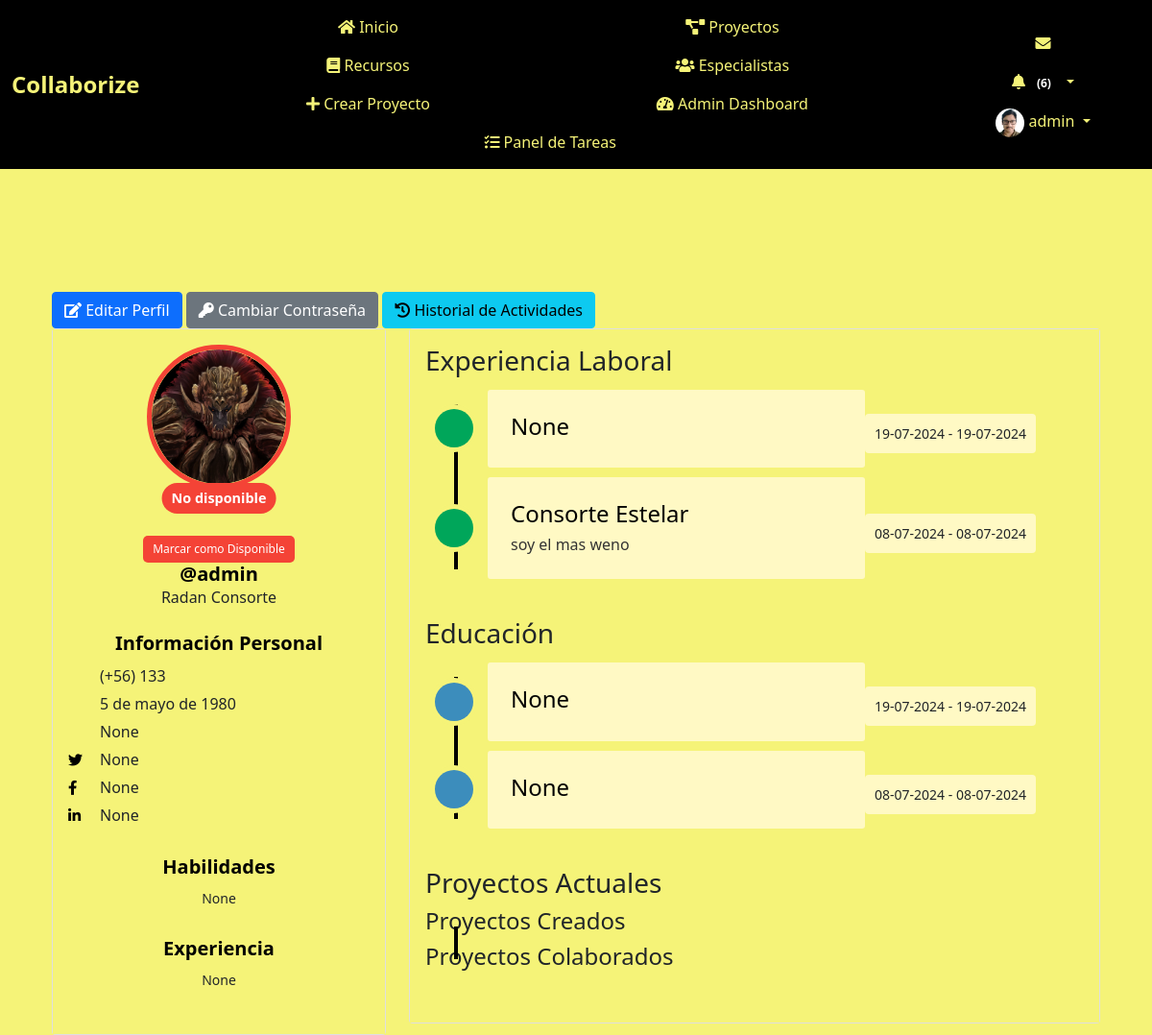
Page /perfil/13/ (signed in) on the committed database.
### myapp/models.py (models this page shows, shortened)
class Perfil(models.Model):
    user = models.OneToOneField(User, on_delete=models.CASCADE)
    nombre = models.CharField(max_length=30, blank=True, null=True)
    apellido = models.CharField(max_length=30, blank=True, null=True)
    telefono = models.CharField(max_length=15, blank=True, null=True)
    fecha_nacimiento = models.DateField(null=True, blank=True)
    avatar = models.ImageField(upload_to='avatars/', null=True, blank=True)
    website = models.URLField(max_length=200, blank=True, null=True)
    twitter = models.URLField(max_length=200, blank=True, null=True)
    facebook = models.URLField(max_length=200, blank=True, null=True)
    linkedin = models.URLField(max_length=200, blank=True, null=True)
    habilidades = models.TextField(blank=True, null=True)
    experiencia = models.TextField(blank=True, null=True)
    especialidad = models.CharField(max_length=200,blank=True, null=True)
    ubicacion = models.CharField(max_length=200,blank=True, null=True)
    disponibilidad = models.BooleanField(blank=True, null=True)

class ExperienciaLaboral(models.Model):
    perfil = models.ForeignKey(Perfil, related_name='experiencias', on_delete=models.CASCADE)
    titulo = models.CharField(max_length=100, blank=True, null=True)
    descripcion = models.TextField(blank=True, null=True)
    fecha_inicio = models.DateField(default=timezone.now)
    fecha_fin = models.DateField(blank=True, null=True)

class Educacion(models.Model):
    perfil = models.ForeignKey(Perfil, related_name='educaciones', on_delete=models.CASCADE)
    titulo = models.CharField(max_length=100, blank=True, null=True)
    institucion = models.CharField(max_length=100, blank=True, null=True)
    fecha_inicio = models.DateField(default=timezone.now)
    fecha_fin = models.DateField(blank=True, null=True)

### myapp/views.py (the view)
# urls.py: path('perfil/<int:user_id>/', views.ver_perfil, name='ver_perfil'),
@login_required
def ver_perfil(request, user_id):
    user = get_object_or_404(User, id=user_id)
    perfil = user.perfil
    if request.method == 'POST':
        if 'toggle_disponibilidad' in request.POST:
            perfil.disponibilidad = not perfil.disponibilidad
            perfil.save()
        return redirect('ver_perfil', user_id=user_id)
    experiencias = ExperienciaLaboral.objects.filter(perfil=perfil).order_by('-fecha_inicio')
    educaciones = Educacion.objects.filter(perfil=perfil).order_by('-fecha_inicio')
    proyectos_creados = Proyecto.objects.filter(creador=user)
    proyectos_colaborados = Proyecto.objects.filter(colaboradores=user)
    return render(request, 'myapp/ver_perfil.html', {
        'perfil': perfil,
        'experiencias': experiencias,
        'educaciones': educaciones,
        'proyectos_creados': proyectos_creados,
        'proyectos_colaborados': proyectos_colaborados,
    })

### myapp/templates/myapp/ver_perfil.html (shortened to what this page needs)
{% extends 'myapp/base.html' %}
{% load static %}
{% load custom_filters %}
{% block extra_css %}
<link rel="stylesheet" href="{% static 'css/ver_perfil.css' %}">
<link href="https://cdnjs.cloudflare.com/ajax/libs/font-awesome/5.11.2/css/all.min.css" rel="stylesheet">
<link href="https://cdn.jsdelivr.net/npm/@icon/entypo@1.0.3/entypo.css" rel="stylesheet">
{% endblock %}
{% block content %}
<div class="container bootstrap snippet mt-5">
    <div class="row">
        <div class="col-md-12">
            <div class="btn-group-custom">
                <a href="{% url 'editar_perfil' %}" class="btn btn-primary btn-custom">
                    <i class="fa fa-edit"></i> Editar Perfil
                </a>
                <a href="{% url 'cambiar_password' %}" class="btn btn-secondary btn-custom">
                    <i class="fa fa-key"></i> Cambiar Contraseña
                </a>
                <a href="{% url 'historial_actividades' %}" class="btn btn-info btn-custom">
                    <i class="fa fa-history"></i> Historial de Actividades
                </a>
            </div>
        </div>
    </div>
    <div class="row">
        <div class="col-md-4">
            <div class="left-profile-card card">
                <div class="card-body">
                    <div class="user-profile {% if perfil.disponibilidad %}available{% else %}not-available{% endif %}">
                        {% if perfil.avatar %}
                            <img src="{{ perfil.avatar.url }}" alt="Avatar">
                        {% else %}
                            <img src="{% static 'images/default-avatar.png' %}" alt="Avatar">
                        {% endif %}
                    </div>
                    <div class="availability-status {% if not perfil.disponibilidad %}not-available{% endif %}">
                        {{ perfil.disponibilidad|yesno:"Disponible,No disponible" }}
                    </div>
                    <div class="availability-form">
                        <form method="post" action="">
                            <br>
                            <button type="submit" name="toggle_disponibilidad" class="btn-availability {% if perfil.disponibilidad %}available{% else %}not-available{% endif %}">
                                {% if perfil.disponibilidad %}
                                    Marcar como No Disponible
                                {% else %}
                                    Marcar como Disponible
                                {% endif %}
                            </button>
                        </form>
                    </div>
                    <h3>@{{ user.username }}</h3>
                    <p>{{ perfil.nombre }} {{ perfil.apellido }}</p>
                    <div class="personal-info mt-4">
                        <h3>Información Personal</h3>
                        <ul class="personal-list">
                            <li>(+56) {{ perfil.telefono }}</li>
                            <li>{{ perfil.fecha_nacimiento }}</li>
                            <li>{{ perfil.website }}</li>
                            <li><i class="fab fa-twitter"></i> {{ perfil.twitter }}</li>
                            <li><i class="fab fa-facebook-f"></i> {{ perfil.facebook }}</li>
                            <li><i class="fab fa-linkedin-in"></i> {{ perfil.linkedin }}</li>
                        </ul>
                    </div>
                    <div class="personal-info mt-4">
                        <h3>Habilidades</h3>
                        <p>{{ perfil.habilidades }}</p>
                    </div>
                    <div class="personal-info mt-4">
                        <h3>Experiencia</h3>
                        <p>{{ perfil.experiencia }}</p>
                    </div>
                </div>
            </div>
        </div>
        <div class="col-md-8">
            <div class="right-profile-card card">
                <div class="card-body">
                    <h3>Experiencia Laboral</h3>
                    <div class="timeline-centered">
                        {% for experiencia in experiencias %}
                            <article class="timeline-entry">
                                <div class="timeline-entry-inner">
                                    <div class="timeline-icon bg-success">
                                    </div>
                                    <div class="timeline-label">
                                        <h2>{{ experiencia.titulo }}</h2>
                                        <p>{{ experiencia.descripcion }}</p>
                                    </div>
                                    <time class="timeline-time" datetime="{{ experiencia.fecha_inicio }}">{{ experiencia.fecha_inicio|date:"d-m-Y" }} -
                                        {% if experiencia.fecha_fin %}
                                            {{ experiencia.fecha_fin|date:"d-m-Y" }}
                                        {% else %}
                                            Actualmente
                                        {% endif %}
                                    </time>
                                </div>
                            </article>
                        {% endfor %}
                    </div>
                    <h3>Educación</h3>
                    <div class="timeline-centered">
                        {% for educacion in educaciones %}
                            <article class="timeline-entry">
                                <div class="timeline-entry-inner">
                                    <div class="timeline-icon bg-info">
                                    </div>
                                    <div class="timeline-label">
                                        <h2>{{ educacion.institucion }}</h2>
                                    </div>
                                    <time class="timeline-time" datetime="{{ educacion.fecha_inicio }}">{{ educacion.fecha_inicio|date:"d-m-Y" }} -
                                        {% if educacion.fecha_fin %}
                                            {{ educacion.fecha_fin|date:"d-m-Y" }}
                                        {% else %}
                                            Actualmente
                                        {% endif %}
                                    </time>
                                </div>
                            </article>
                        {% endfor %}
                    </div>
                    <h3>Proyectos Actuales</h3>
                    <div class="timeline-centered">
                        <h4>Proyectos Creados</h4>
                        <h4>Proyectos Colaborados</h4>
                    </div>
                </div>
            </div>
        </div>
    </div>
</div>
{% endblock %}

### myapp/templates/myapp/base.html (shortened to what this page needs)
<!DOCTYPE html>
<html lang="es">
<head>
    {% load static %}
    <link rel="stylesheet" href="https://cdn.jsdelivr.net/npm/bootstrap@5.1.3/dist/css/bootstrap.min.css">
    <link rel="stylesheet" href="https://cdnjs.cloudflare.com/ajax/libs/font-awesome/5.15.4/css/all.min.css">
    <link rel="stylesheet" href="https://cdn.jsdelivr.net/npm/@icon/entypo@1.0.3/entypo.css">
    <link rel="stylesheet" href="https://cdnjs.cloudflare.com/ajax/libs/bootstrap-datepicker/1.9.0/css/bootstrap-datepicker.min.css">
    <link rel="stylesheet" href="{% static 'css/style.css' %}">
    <link rel="stylesheet" href="{% static 'css/ver_perfil.css' %}">
    <link rel="stylesheet" href="{% static 'css/register.css' %}">
    {% block extra_css %}{% endblock %}
</head>
<body>
    {% if user.is_authenticated %}
    <header>
        <nav class="navbar navbar-expand-lg fixed-top custom-navbar">
            <div class="container-fluid d-flex justify-content-between align-items-center">
                <a class="navbar-brand" href="{% url 'index' %}">
                    <span style="font-weight: bold; color: #f5f378; font-size: 1.5rem;">Collaborize</span>
                </a>
                <div class="collapse navbar-collapse justify-content-between" id="navbarNav">
                    <ul class="navbar-nav mx-auto">
                        <li class="nav-item"><a class="nav-link" href="{% url 'index' %}"><i class="fas fa-home"></i> Inicio</a></li>
                        <li class="nav-item"><a class="nav-link" href="{% url 'proyecto_lista' %}"><i class="fas fa-project-diagram"></i> Proyectos</a></li>
                        <li class="nav-item"><a class="nav-link" href="{% url 'listar_recursos' %}"><i class="fas fa-book"></i> Recursos</a></li>
                        <li class="nav-item"><a class="nav-link" href="{% url 'listar_especialistas' %}"><i class="fas fa-users"></i> Especialistas</a></li>
                        {% if user.is_staff %}
                        <li class="nav-item"><a class="nav-link" href="{% url 'crear_proyecto' %}"><i class="fas fa-plus"></i> Crear Proyecto</a></li>
                        <li class="nav-item"><a class="nav-link" href="{% url 'admin_dashboard' %}"><i class="fas fa-tachometer-alt"></i> Admin Dashboard</a></li>
                        <li class="nav-item"><a class="nav-link" href="{% url 'admin_panel_tareas' %}"><i class="fas fa-tasks"></i> Panel de Tareas</a></li>
                        {% endif %}
                    </ul>
                    <ul class="navbar-nav ms-auto">
                        <li class="nav-item">
                            <a class="nav-link" href="{% url 'listar_mensajes' %}"><i class="fas fa-envelope"></i>
                            </a>
                        </li>
                        <li class="nav-item dropdown">
                            <a class="nav-link dropdown-toggle" href="#" id="notificacionesDropdown" role="button" data-bs-toggle="dropdown" aria-haspopup="true" aria-expanded="false">
                                <i class="fas fa-bell"></i>
                                <span id="notificaciones-count" class="badge badge-danger"></span>
                            </a>
                        </li>
                        <li class="nav-item dropdown">
                            <a class="nav-link dropdown-toggle" href="#" id="perfilDropdown" role="button" data-bs-toggle="dropdown" aria-haspopup="true" aria-expanded="false">
                                <img src="{% if user.perfil.avatar %}{{ user.perfil.avatar.url }}{% else %}{% static 'images/default_avatar.png' %}{% endif %}" alt="Foto de perfil" class="rounded-circle" width="30" height="30">
                                {{ user.username }}
                            </a>
                        </li>
                    </ul>
                </div>
            </div>
        </nav>
    </header>
    {% endif %}
    <main class="container">
        {% block content %}{% endblock %}
    </main>
</body>
</html>

### myapp/static/css/style.css (style rules this page uses)
body { padding-top: 60px; background-color: #f5f378; }
.navbar.custom-navbar { background-color: #000000; z-index: 1000; position: fixed; top: 0; width: 100%; }
.navbar.custom-navbar .navbar-nav .nav-link { color: #f5f378; }
.navbar.custom-navbar .navbar-brand { color: #f5f378; }
.navbar .nav-item { margin-left: 1rem; }
@media (max-width: 1200px) { .navbar.custom-navbar .navbar-nav { flex-wrap: wrap; justify-content: center; } }
@media (max-width: 1200px) { .navbar.custom-navbar .navbar-nav .nav-item { flex: 0 0 45%; text-align: center; } }

### myapp/static/css/register.css (style rules this page uses)
body { background-color: #dcc4fa; }

### myapp/templates/myapp/base.html (style rules this page uses)
body { background-color: #f5f378; }
.navbar.custom-navbar { background-color: #000000; z-index: 1000; }
.navbar.custom-navbar .navbar-nav .nav-link { color: #f5f378; }
.navbar.custom-navbar .navbar-brand { color: #f5f378; }
.navbar .nav-item { margin-left: 1rem; }
@media (max-width: 1200px) { .navbar.custom-navbar .navbar-nav { flex-wrap: wrap; justify-content: center; } }
@media (max-width: 1200px) { .navbar.custom-navbar .navbar-nav .nav-item { flex: 0 0 45%; text-align: center; } }

### rows in the picture
Perfil: avatar (picture), disponibilidad "No disponible", nombre "Radan", apellido "Consorte", telefono "133", fecha_nacimiento "5 de mayo de 1980", website "None", twitter "None", facebook "None", linkedin "None", habilidades "None", experiencia "None"
ExperienciaLaboral: titulo "None", fecha_inicio "19-07-2024", fecha_fin "19-07-2024"
ExperienciaLaboral: titulo "Consorte Estelar", descripcion "soy el mas weno", fecha_inicio "08-07-2024", fecha_fin "08-07-2024"
Educacion: institucion "None", fecha_inicio "19-07-2024", fecha_fin "19-07-2024"
Educacion: institucion "None", fecha_inicio "08-07-2024", fecha_fin "08-07-2024"

### other values in the picture
{{ user.username }} "admin"
